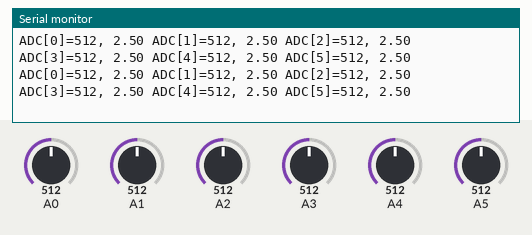
The sketch below on a simulated Arduino Uno, built with avr-gcc and run on an emulated ATmega328P. On the bench: the last lines printed to the serial monitor. The inputs (shaded band) are chosen by the test bench; at power-on: A0 = 512, A2 = 512, A3 = 512, A1 = 512, A4 = 512, A5 = 512.

Above: at 1.2 s.
1.3 s: A0 set to 107
At 1.54 s:
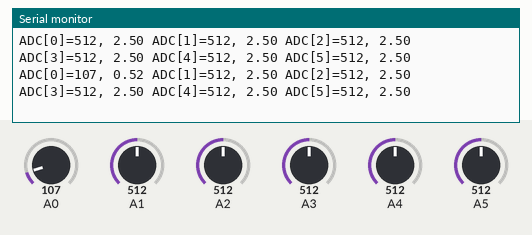
4.3 s: A0 set to 88
At 4.36 s:
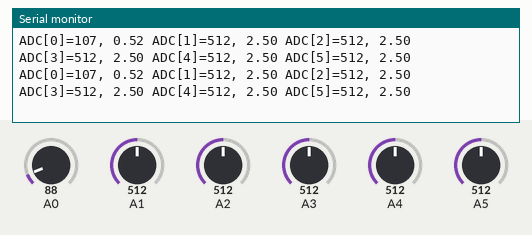
8.8 s: A2 set to 111
At 8.84 s:
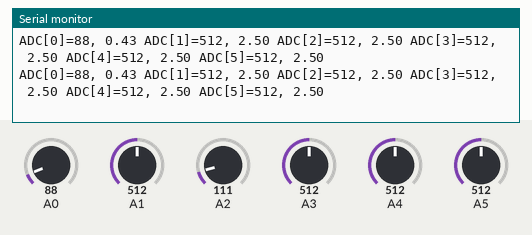
11.8 s: A2 set to 95
At 11.92 s:
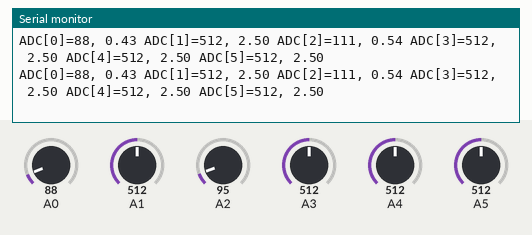
14.8 s: A3 set to 110
At 14.84 s:
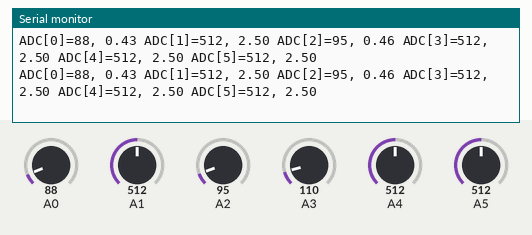
17.8 s: A3 set to 92
At 17.89 s:
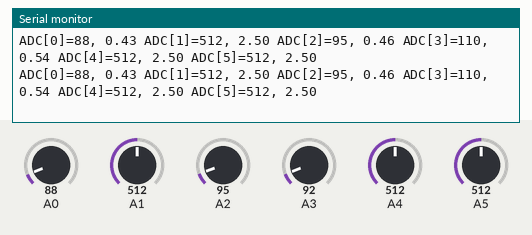
Timing chart, 0 to 20.3 s (numbered marks = the images above; inputs shaded):
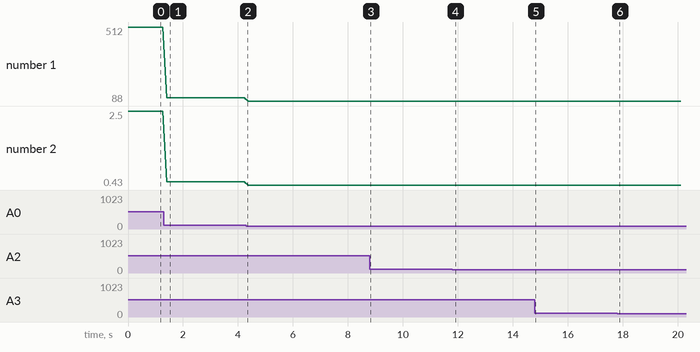

The sketch:

ADC_multi.ino
```cpp
/*
ADC
*/

#ifndef cbi
#define cbi(sfr, bit) (_SFR_BYTE(sfr) &= ~_BV(bit))
#endif
#ifndef sbi
#define sbi(sfr, bit) (_SFR_BYTE(sfr) |= _BV(bit))
#endif

unsigned char analog_reference=1;

void setup() {
  Serial.begin(9600);
  analogReference(INTERNAL);
}

int ReadADC(unsigned char pin) {
	uint8_t low, high;

	if (pin >= 14)
		pin -= 14; // allow for channel or pin numbers
	ADMUX = (analog_reference << 6) | (pin & 0x07);

	sbi(ADCSRA, ADSC);
	// ADSC is cleared when the conversion finishes
	while (bit_is_set(ADCSRA, ADSC))
		;

	low = ADCL;
	high = ADCH;

	return (high << 8) | low;
}

char str[80];
char temp[10];

void loop() {
  int val;
  float voltage;

  //val = analogRead(A0);
  for(int i=0; i<6; i++) {
	  val = ReadADC(i);
	  voltage = map(val, 0, 1023, 0, 5000)/1000.0;

	  sprintf(str, "ADC[%d]=%d, %s ", i, val, dtostrf(voltage, 2, 2, temp));
	  Serial.print(str);
  }
  Serial.println("");
  delay(100);
}
```

Measured:
- after the input at 1.3 s, the serial monitor: prints a new line after 0.11 s (image 1)
- plotted number 1: 512 → 107 after the input at 1.3 s, 107 → 88 after the input at 4.3 s
- plotted number 2: 2.5 → 0.52 after the input at 1.3 s, 0.52 → 0.43 after the input at 4.3 s
